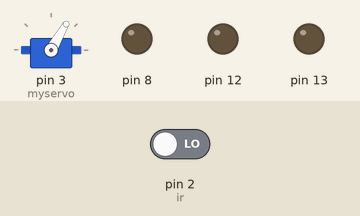
Simulated run of this sketch. Board: Arduino Uno, built with avr-gcc and run on an emulated ATmega328P. Parts: servo, output pins drawn as LEDs (lit = HIGH). The test bench sets the inputs (shaded band); at power-on: pin 2 (ir) LOW. What the sketch prints to the serial monitor is not drawn.

Above: at 0.1 s.
At 1.4 s:
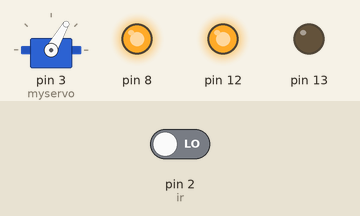
1.5 s: pin 2 (ir) driven HIGH
Timing chart, 0 to 4.5 s (numbered marks = the images above; inputs shaded):
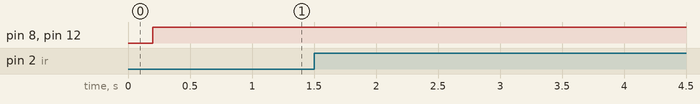

The sketch:

ir_encoder.ino
```cpp
int flag = 1;
int ir = 2;
int count = 0;
int servo = 3;
int stflag = 0;
int sp = 130;

#include <Servo.h>
Servo myservo;
int pos =0;

void setup() {
  // put your setup code here, to run once:
pinMode(2,INPUT);
pinMode(12,OUTPUT);
pinMode(13,OUTPUT);
myservo.attach(3);
myservo.write(60);
delay(200);
Serial.begin(9600);
}

void loop() {
  if (count >=36){
      digitalWrite(8,LOW);
      Serial.println("stopping");
      delay(1500);
      myservo.write(160);
    }
  else{
  analogWrite(8,130);
  digitalWrite(12,HIGH);
  }
  // put your main code here, to run repeatedly:
  if (digitalRead(ir) and flag){
    Serial.println(count);
    flag = 0;
    count++;
  }

  if (!digitalRead(ir)){
    flag = 1;
  }

  if (count == 10){
    Serial.println("10 done!");
//    count = 0;

  if (count >=37){
      digitalWrite(8,LOW);
      Serial.println("stopping");

    }
 }

//  if (count >= 43){
//  myservo.write(160);
//  digitalWrite(12,0);
// analogWrite(12,150);
//  delay(100);}


}
```

Measured:
- after the input at 1.5 s, every drawn part: stays the same
